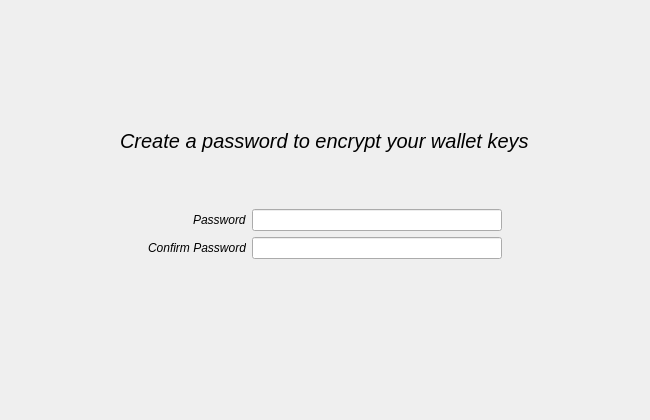
<?xml version="1.0" encoding="UTF-8"?>
<ui version="4.0">
 <class>StartOptionsPassword</class>
 <widget class="QWidget" name="StartOptionsPassword">
  <property name="enabled">
   <bool>true</bool>
  </property>
  <property name="geometry">
   <rect>
    <x>0</x>
    <y>0</y>
    <width>650</width>
    <height>420</height>
   </rect>
  </property>
  <property name="sizePolicy">
   <sizepolicy hsizetype="Minimum" vsizetype="Minimum">
    <horstretch>0</horstretch>
    <verstretch>0</verstretch>
   </sizepolicy>
  </property>
  <property name="minimumSize">
   <size>
    <width>650</width>
    <height>420</height>
   </size>
  </property>
  <property name="font">
   <font>
    <italic>true</italic>
   </font>
  </property>
  <layout class="QVBoxLayout" name="verticalLayout">
   <property name="sizeConstraint">
    <enum>QLayout::SetMinimumSize</enum>
   </property>
   <item>
    <widget class="QWidget" name="horizontalWidget" native="true">
     <property name="font">
      <font>
       <pointsize>15</pointsize>
      </font>
     </property>
     <layout class="QHBoxLayout" name="horizontalLayout_3">
      <item alignment="Qt::AlignHCenter">
       <widget class="QLabel" name="startOptionsLabelNote">
        <property name="sizePolicy">
         <sizepolicy hsizetype="Preferred" vsizetype="MinimumExpanding">
          <horstretch>0</horstretch>
          <verstretch>0</verstretch>
         </sizepolicy>
        </property>
        <property name="text">
         <string>Create a password to encrypt your wallet keys</string>
        </property>
        <property name="alignment">
         <set>Qt::AlignBottom|Qt::AlignLeading|Qt::AlignLeft</set>
        </property>
       </widget>
      </item>
     </layout>
    </widget>
   </item>
   <item>
    <spacer name="verticalSpacer">
     <property name="orientation">
      <enum>Qt::Vertical</enum>
     </property>
     <property name="sizeType">
      <enum>QSizePolicy::Preferred</enum>
     </property>
     <property name="sizeHint" stdset="0">
      <size>
       <width>20</width>
       <height>40</height>
      </size>
     </property>
    </spacer>
   </item>
   <item>
    <layout class="QHBoxLayout" name="horizontalLayout">
     <property name="leftMargin">
      <number>0</number>
     </property>
     <property name="topMargin">
      <number>0</number>
     </property>
     <property name="rightMargin">
      <number>0</number>
     </property>
     <item>
      <spacer name="horizontalSpacer">
       <property name="orientation">
        <enum>Qt::Horizontal</enum>
       </property>
       <property name="sizeHint" stdset="0">
        <size>
         <width>40</width>
         <height>20</height>
        </size>
       </property>
      </spacer>
     </item>
     <item>
      <layout class="QFormLayout" name="formLayout">
       <property name="sizeConstraint">
        <enum>QLayout::SetMinimumSize</enum>
       </property>
       <property name="fieldGrowthPolicy">
        <enum>QFormLayout::AllNonFixedFieldsGrow</enum>
       </property>
       <property name="labelAlignment">
        <set>Qt::AlignRight|Qt::AlignTrailing|Qt::AlignVCenter</set>
       </property>
       <property name="formAlignment">
        <set>Qt::AlignLeading|Qt::AlignLeft|Qt::AlignVCenter</set>
       </property>
       <property name="leftMargin">
        <number>10</number>
       </property>
       <property name="topMargin">
        <number>1</number>
       </property>
       <property name="rightMargin">
        <number>10</number>
       </property>
       <item row="0" column="0">
        <widget class="QLabel" name="passLabel1">
         <property name="text">
          <string>Password</string>
         </property>
        </widget>
       </item>
       <item row="0" column="1">
        <widget class="QLineEdit" name="pass">
         <property name="sizePolicy">
          <sizepolicy hsizetype="MinimumExpanding" vsizetype="Fixed">
           <horstretch>0</horstretch>
           <verstretch>0</verstretch>
          </sizepolicy>
         </property>
         <property name="minimumSize">
          <size>
           <width>250</width>
           <height>0</height>
          </size>
         </property>
         <property name="frame">
          <bool>true</bool>
         </property>
         <property name="echoMode">
          <enum>QLineEdit::Password</enum>
         </property>
         <property name="dragEnabled">
          <bool>false</bool>
         </property>
        </widget>
       </item>
       <item row="3" column="0">
        <widget class="QLabel" name="passLabel3">
         <property name="text">
          <string>Confirm Password</string>
         </property>
        </widget>
       </item>
       <item row="3" column="1">
        <widget class="QLineEdit" name="passConf">
         <property name="sizePolicy">
          <sizepolicy hsizetype="MinimumExpanding" vsizetype="Fixed">
           <horstretch>0</horstretch>
           <verstretch>0</verstretch>
          </sizepolicy>
         </property>
         <property name="minimumSize">
          <size>
           <width>250</width>
           <height>0</height>
          </size>
         </property>
         <property name="echoMode">
          <enum>QLineEdit::Password</enum>
         </property>
        </widget>
       </item>
      </layout>
     </item>
     <item>
      <spacer name="horizontalSpacer_2">
       <property name="orientation">
        <enum>Qt::Horizontal</enum>
       </property>
       <property name="sizeHint" stdset="0">
        <size>
         <width>40</width>
         <height>20</height>
        </size>
       </property>
      </spacer>
     </item>
    </layout>
   </item>
   <item>
    <spacer name="verticalSpacer_3">
     <property name="orientation">
      <enum>Qt::Vertical</enum>
     </property>
     <property name="sizeHint" stdset="0">
      <size>
       <width>20</width>
       <height>40</height>
      </size>
     </property>
    </spacer>
   </item>
  </layout>
 </widget>
 <resources/>
 <connections/>
</ui>
